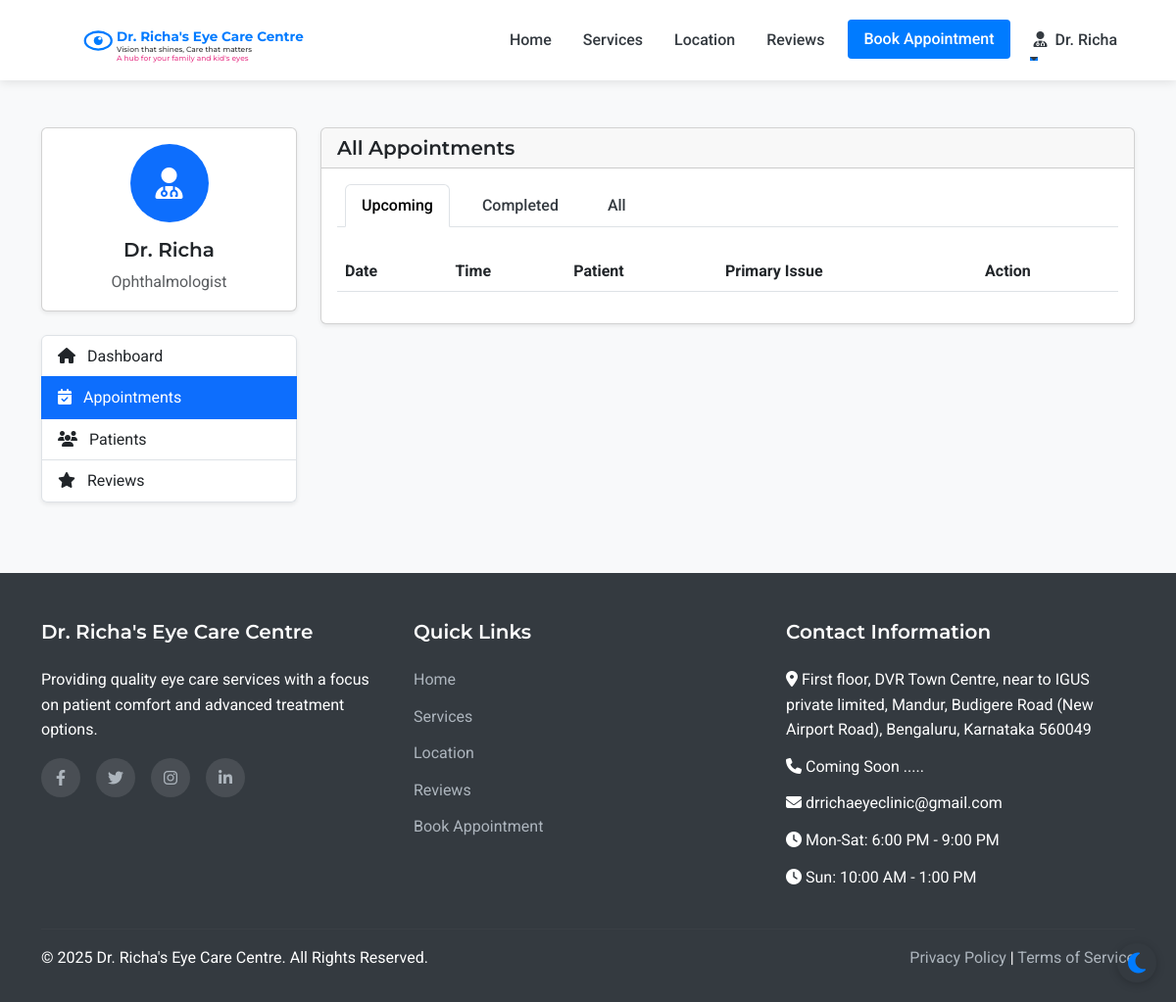
The app's page /admin/appointments (signed in), older data.
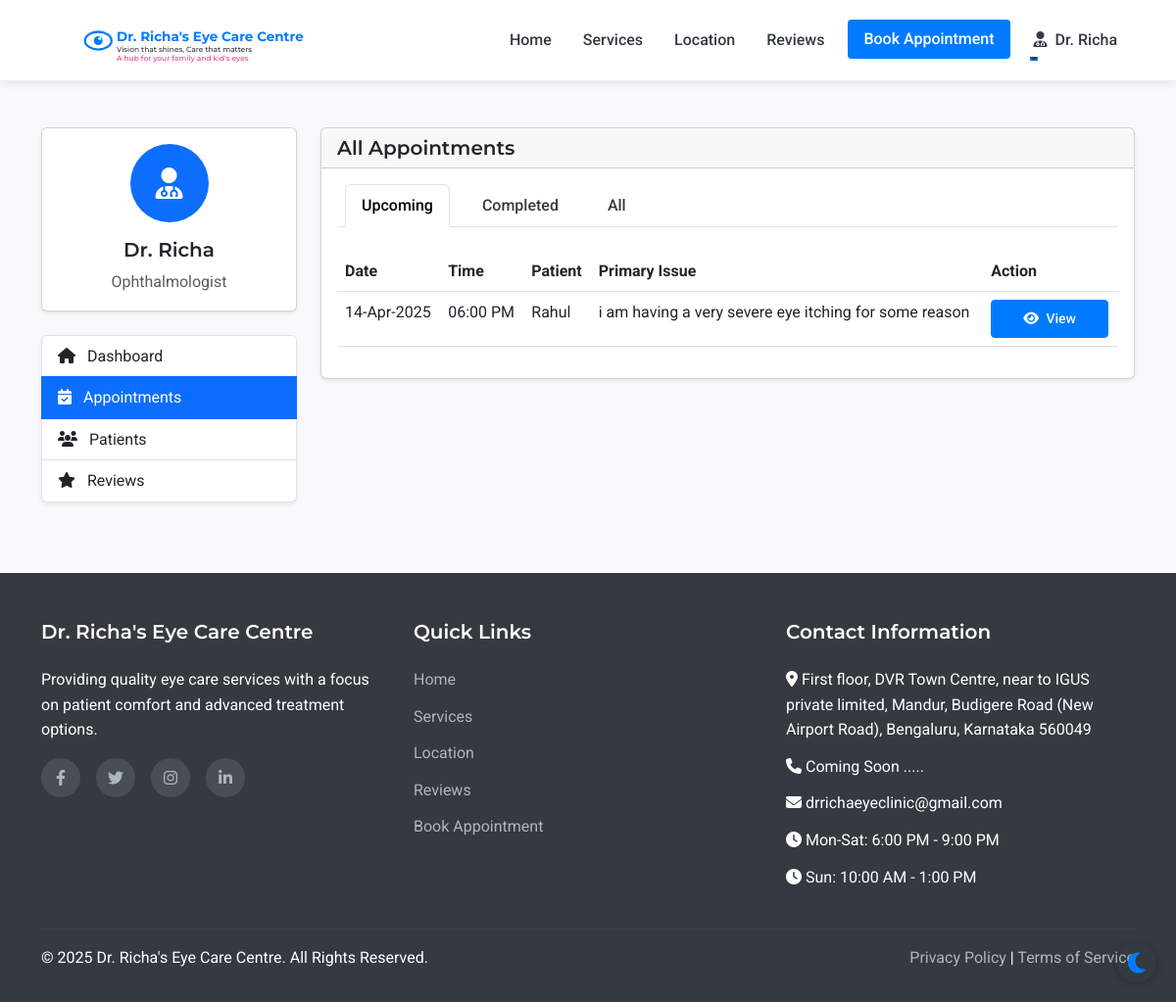
The same page, newer data.
### models.py (models this page shows, shortened)
class Appointment(db.Model):
    id = db.Column(db.Integer, primary_key=True)
    patient_id = db.Column(db.Integer, db.ForeignKey('patient.id'), nullable=False)
    appointment_date = db.Column(db.Date, nullable=False)
    appointment_time = db.Column(db.Time, nullable=False)
    primary_issue = db.Column(db.Text, nullable=True)
    referral_info = db.Column(db.String(255), nullable=True)
    status = db.Column(db.String(20), default='scheduled')  # scheduled, completed, cancelled
    created_at = db.Column(db.DateTime, default=datetime.utcnow)
    consultation_fee = db.Column(db.Float, nullable=False, default=500.0)
    payment_status = db.Column(db.String(20), default='pending')  # pending, paid

class Patient(UserMixin, db.Model):
    id = db.Column(db.Integer, primary_key=True)
    full_name = db.Column(db.String(100), nullable=False)
    mobile_number = db.Column(db.String(15), nullable=False)
    email = db.Column(db.String(100), nullable=True)
    age = db.Column(db.Integer, nullable=False)
    password_hash = db.Column(db.String(256), nullable=True)
    is_registered = db.Column(db.Boolean, default=False)
    created_at = db.Column(db.DateTime, nullable=False, default=datetime.utcnow)
    appointments = db.relationship('Appointment', backref='patient', lazy=True)

### routes.py (the view)
@app.route('/admin/appointments')
@login_required
def admin_appointments():
    if not (isinstance(current_user, Admin) or isinstance(current_user, Doctor) or isinstance(current_user, Assistant)):
        flash('Access denied. Staff privileges required.', 'danger')
        return redirect(url_for('index'))
    appointments = Appointment.query.order_by(desc(Appointment.appointment_date), desc(Appointment.appointment_time)).all()
    return render_template('admin/appointments.html', appointments=appointments)

### app.py (called while the page is built)
@login_manager.user_loader
def load_user(user_id):
    from models import Doctor, Assistant, Admin, Patient
    try:
        if user_id.startswith('doctor_'):
            return Doctor.query.get(int(user_id.split('_')[1]))
        elif user_id.startswith('assistant_'):
            return Assistant.query.get(int(user_id.split('_')[1]))
        elif user_id.startswith('admin_'):
            return Admin.query.get(int(user_id.split('_')[1]))
        else:
            return Patient.query.get(int(user_id))
    except (ValueError, AttributeError):
        return None

### routes.py (called while the page is built)
@app.context_processor
def inject_now():
    return {'now': datetime.now()}

### templates/admin/appointments.html (shortened to what the changed rows need)
{% extends 'layout.html' %}
{% block content %}
<section class="py-5 bg-light">
    <div class="container">
        <div class="row">
            <div class="col-lg-9">
                <div class="card shadow-sm">
                    <div class="card-body">
                        <div class="tab-content" id="appointmentTabsContent">
                            <div class="tab-pane fade show active" id="upcoming" role="tabpanel" aria-labelledby="upcoming-tab">
                                <div class="table-responsive">
                                    <table class="table table-hover">
                                        <thead>
                                            <tr>
                                                <th>Date</th>
                                                <th>Time</th>
                                                <th>Patient</th>
                                                <th>Primary Issue</th>
                                                <th>Action</th>
                                            </tr>
                                        </thead>
                                        <tbody>
                                            {% for appointment in appointments %}
                                                {% if appointment.appointment_date >= now.date() and appointment.status == 'scheduled' %}
                                                    <tr>
                                                        <td>{{ appointment.appointment_date.strftime('%d-%b-%Y') }}</td>
                                                        <td>{{ appointment.appointment_time.strftime('%I:%M %p') }}</td>
                                                        <td>{{ appointment.patient.full_name }}</td>
                                                        <td>{{ appointment.primary_issue or 'Not specified' }}</td>
                                                        <td>
                                                            <a href="{{ url_for('admin_appointment_view', appointment_id=appointment.id) }}" class="btn btn-sm btn-primary">
                                                                <i class="fas fa-eye me-1"></i> View
                                                            </a>
                                                        </td>
                                                    </tr>
                                                {% endif %}
                                            {% endfor %}
                                        </tbody>
                                    </table>
                                </div>
                            </div>
                        </div>
                    </div>
                </div>
            </div>
        </div>
    </div>
</section>
{% endblock %}

Row changes from the older to the newer data that the page shows:
added Appointment: appointment_date "14-Apr-2025", appointment_time "06:00 PM", patient.full_name "Rahul", primary_issue "i am having a very severe eye itching for some reason"
